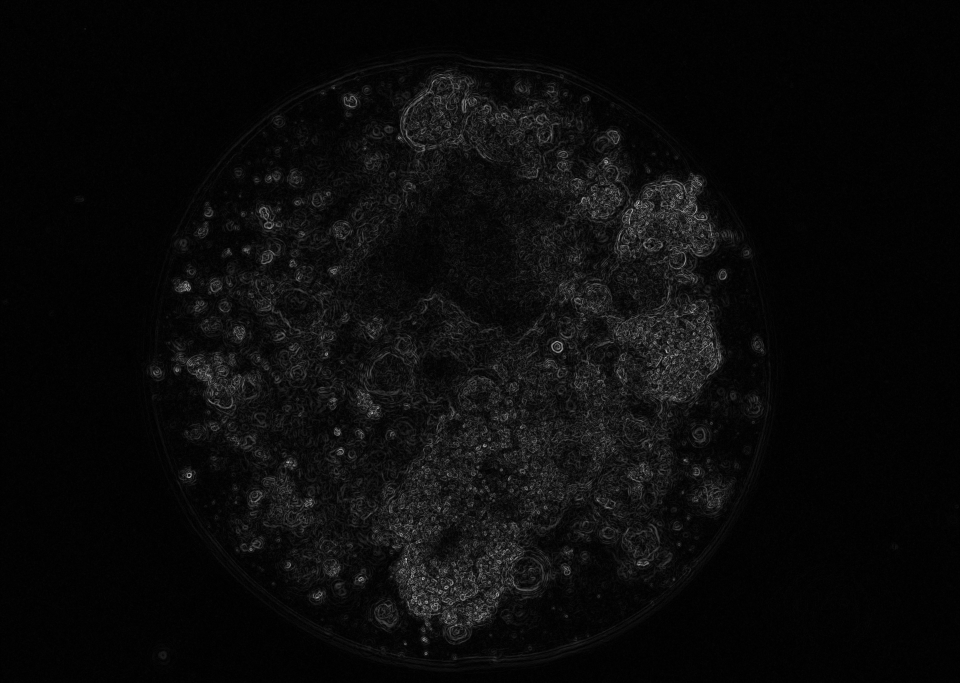
#> input picture DEO-MARKDOWN/App80 DEO/10uM/05-十二月-2025/10x00/vision_prior_droplet_artifacts/gradient_magnitude.png, 2880 x 2048 px (shown at 1/3 size)
$ python -i 06_detect_single_droplet_10x_summary.py   (imports and definitions only)
#> lines starting #> are read from the running program, lines starting #| are printed output that depends on the picture; after the words box and inside, x2 and y2 are one past the last pixel; in counts of white or black regions, pixels touching at a corner belong together
#> further down, picture is the input picture: shape (2048, 2880); min 0, max 255, mean 10.5
#!/usr/bin/env python3
import argparse
import json
import math
import re
from pathlib import Path
from typing import Dict, List, Tuple

import cv2
import numpy as np
from PIL import Image


# [70 lines left out: functions parse_path_metadata, circle_edge_score, optimize_circle, visible_fraction, not called in this run]


def largest_central_blob(gray: np.ndarray) -> Dict[str, float]:
    h, w = gray.shape
#> h = 2048; w = 2880
    blur = cv2.GaussianBlur(gray, (9, 9), 0)
    _, inv = cv2.threshold(blur, 0, 255, cv2.THRESH_BINARY_INV + cv2.THRESH_OTSU)
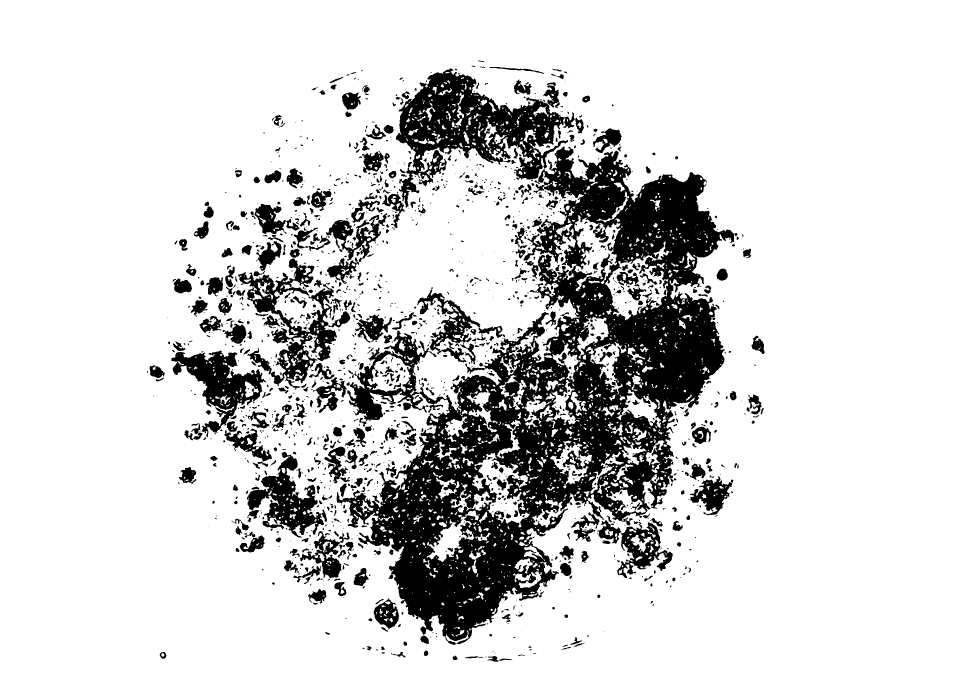
#> inv: shape (2048, 2880) (shown at 1/3 size); 83% white; 1662 black regions (781 under 20 px), largest, box (x1, y1, x2, y2) and area: (1010, 205, 2203, 1935) 683343, (715, 775, 1011, 1169) 31958, (514, 1052, 798, 1312) 26565
    inv = cv2.morphologyEx(inv, cv2.MORPH_OPEN, np.ones((5, 5), dtype=np.uint8))
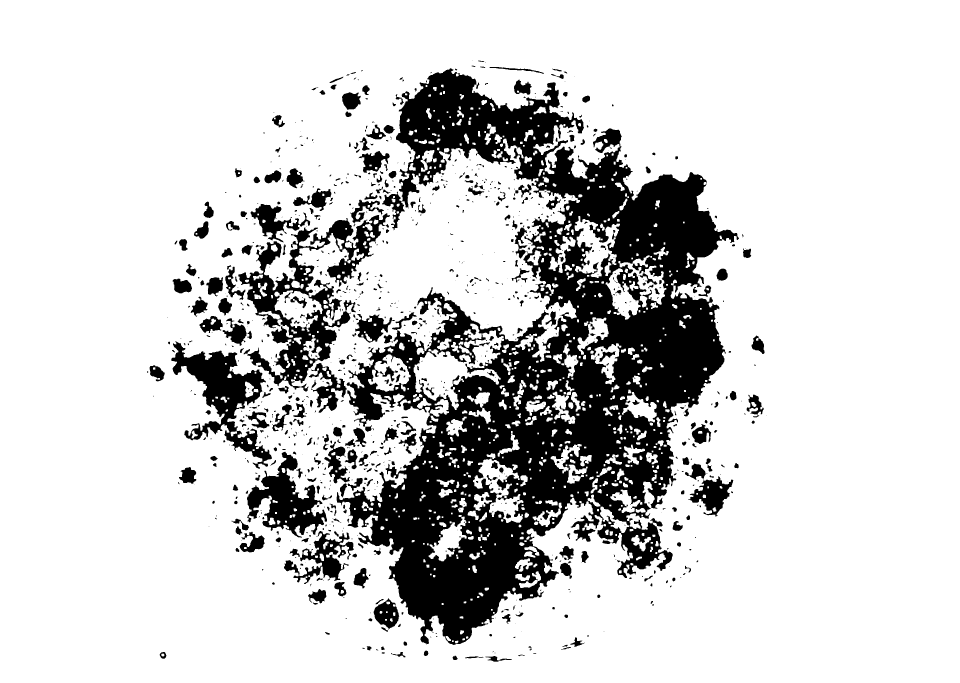
#> inv: shape (2048, 2880) (shown at 1/3 size); 81.6% white; 1005 black regions (502 under 20 px), largest, box (x1, y1, x2, y2) and area: (1010, 205, 2217, 1935) 801026, (715, 640, 1170, 1175) 63385, (514, 1024, 816, 1406) 36947
    inv = cv2.morphologyEx(inv, cv2.MORPH_CLOSE, np.ones((7, 7), dtype=np.uint8))
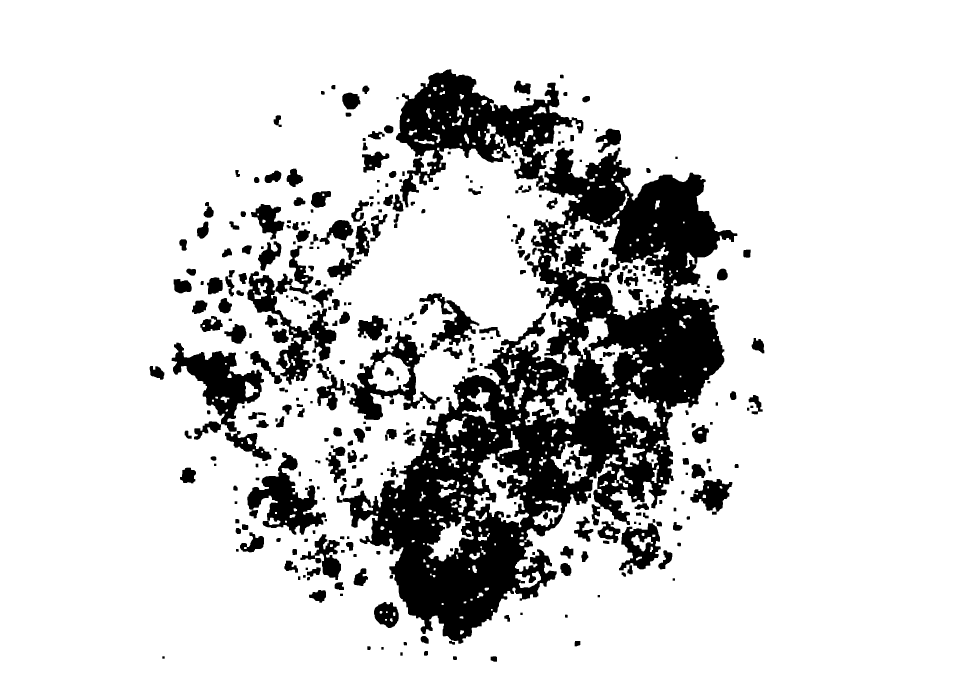
#> inv: shape (2048, 2880) (shown at 1/3 size); 83.2% white; 382 black regions, largest, box (x1, y1, x2, y2) and area: (1028, 443, 2212, 1931) 601997, (1188, 208, 1750, 622) 89722, (515, 1028, 792, 1319) 29958
    num, labels, stats, centroids = cv2.connectedComponentsWithStats(inv, connectivity=8)
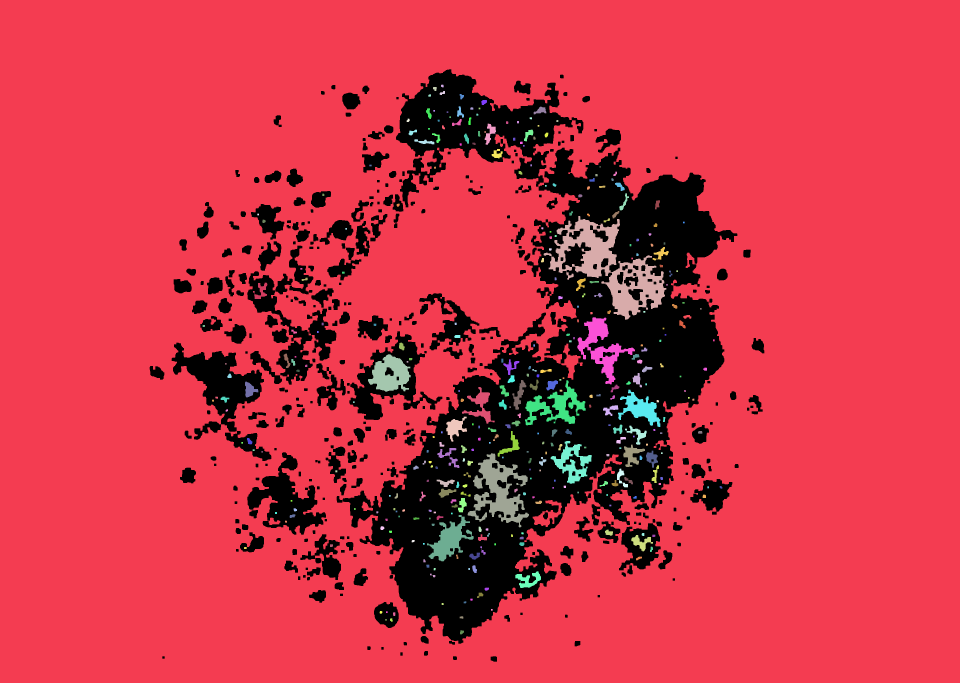
#> labels: shape (2048, 2880) int32 (shown at 1/3 size); 348 distinct labels, from 0 to 347; one colour per label, 0 black
#> num = 348; stats = 348 rows, first 6: [449, 208, 1844, 1777, 992077], [0, 0, 2880, 2048, 4747821], [1323, 254, 8, 8, 57], [1299, 261, 11, 12, 105], [1319, 273, 16, 12, 118], [1285, 283, 8, 7, 51]; centroids = 348 pairs, first value 610.9 to 2162.5, second value 257.4 to 1896.2
    image_cx = w / 2.0
#> image_cx = 1440
    image_cy = h / 2.0
#> image_cy = 1024
    diag = math.hypot(w, h)
#> diag = 3533.9
    best = None
    best_score = -1.0
    for i in range(1, num):
        area = int(stats[i, cv2.CC_STAT_AREA])
        if area < 500:
            continue
        cx, cy = float(centroids[i][0]), float(centroids[i][1])
        dist = math.hypot(cx - image_cx, cy - image_cy)
        center_score = max(0.0, 1.0 - (dist / (0.55 * diag)))
        score = area * (0.35 + 0.65 * center_score)
        if score > best_score:
            best_score = score
            best = {
                "label_id": i,
                "area_px": area,
                "center_x_px": cx,
                "center_y_px": cy,
                "bbox_x0": int(stats[i, cv2.CC_STAT_LEFT]),
                "bbox_y0": int(stats[i, cv2.CC_STAT_TOP]),
                "bbox_w": int(stats[i, cv2.CC_STAT_WIDTH]),
                "bbox_h": int(stats[i, cv2.CC_STAT_HEIGHT]),
            }
#> this loop made 347 passes
#> (area, cx, cy, dist, center_score, score, best_score) on pass 1: (4747821, 1424.9, 1001.9, 26.79, 0.986, 4705290.8, 4705290.8)
#> area on passes 2 to 7: 57, 105, 118, 51, 137, 196
#> after the loop, best_score = 4705290.8
    if best is None:
        return {
            "area_px": 0,
            "center_x_px": image_cx,
            "center_y_px": image_cy,
            "radius_equiv_px": min(h, w) * 0.22,
            "radius_enclosing_px": min(h, w) * 0.24,
        }

    comp = (labels == int(best["label_id"])).astype(np.uint8)
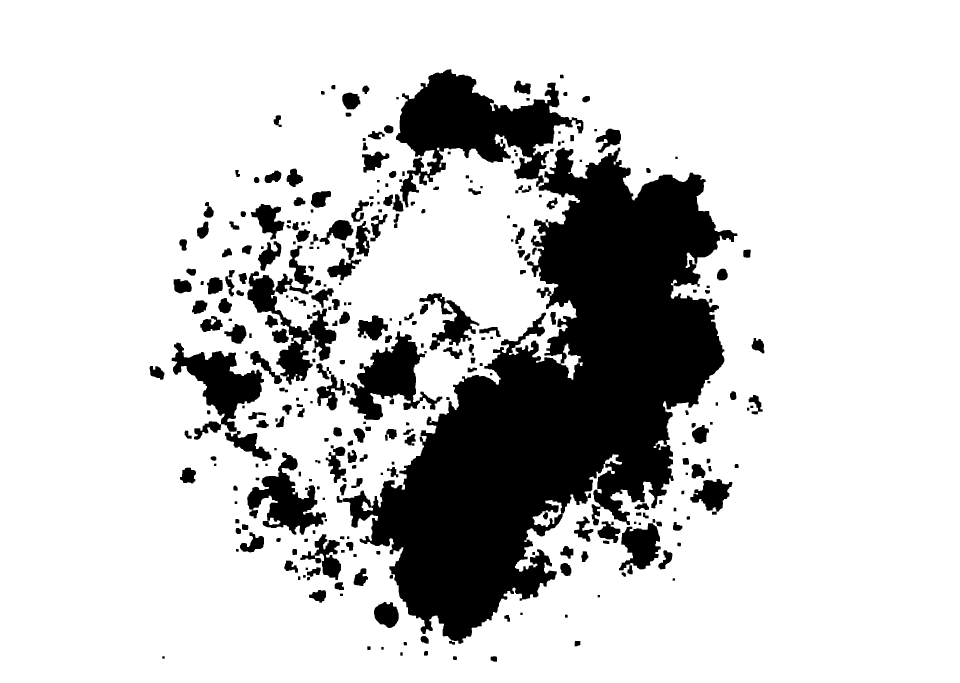
#> comp: shape (2048, 2880) (shown at 1/3 size); values 0 (black) and 1 (white), 80.5% white; 340 black regions
    contours, _ = cv2.findContours(comp, cv2.RETR_EXTERNAL, cv2.CHAIN_APPROX_NONE)
#> contours = 1 contour; box (x1, y1, x2, y2) and area: (0, 0, 2880, 2048) 5893313
    cnt = max(contours, key=cv2.contourArea)
#> cnt = contour of 9852 points, box (x1, y1, x2, y2) (0, 0, 2880, 2048), area 5893313
    (_, _), r_enclosing = cv2.minEnclosingCircle(cnt)
#> r_enclosing = 1766.3
    r_equiv = math.sqrt(float(best["area_px"]) / math.pi)
#> r_equiv = 1229.3
    best["radius_equiv_px"] = float(r_equiv)
    best["radius_enclosing_px"] = float(r_enclosing)
    return best


# [56 lines left out: functions collect_circle_candidates, estimate_shape_class, not called in this run]


def load_gray_image(source_png: Path) -> np.ndarray:
    with Image.open(source_png) as im:
        return np.array(im.convert("L"))


# [101 lines left out: function main, not called in this run]


# [2 lines not run here, left out]

>>> import cv2
>>> picture = cv2.imread('../../../DEO-MARKDOWN/App80 DEO/10uM/05-十二月-2025/10x00/vision_prior_droplet_artifacts/gradient_magnitude.png', cv2.IMREAD_GRAYSCALE)
>>> result = largest_central_blob(picture)
#> result = 10 items
